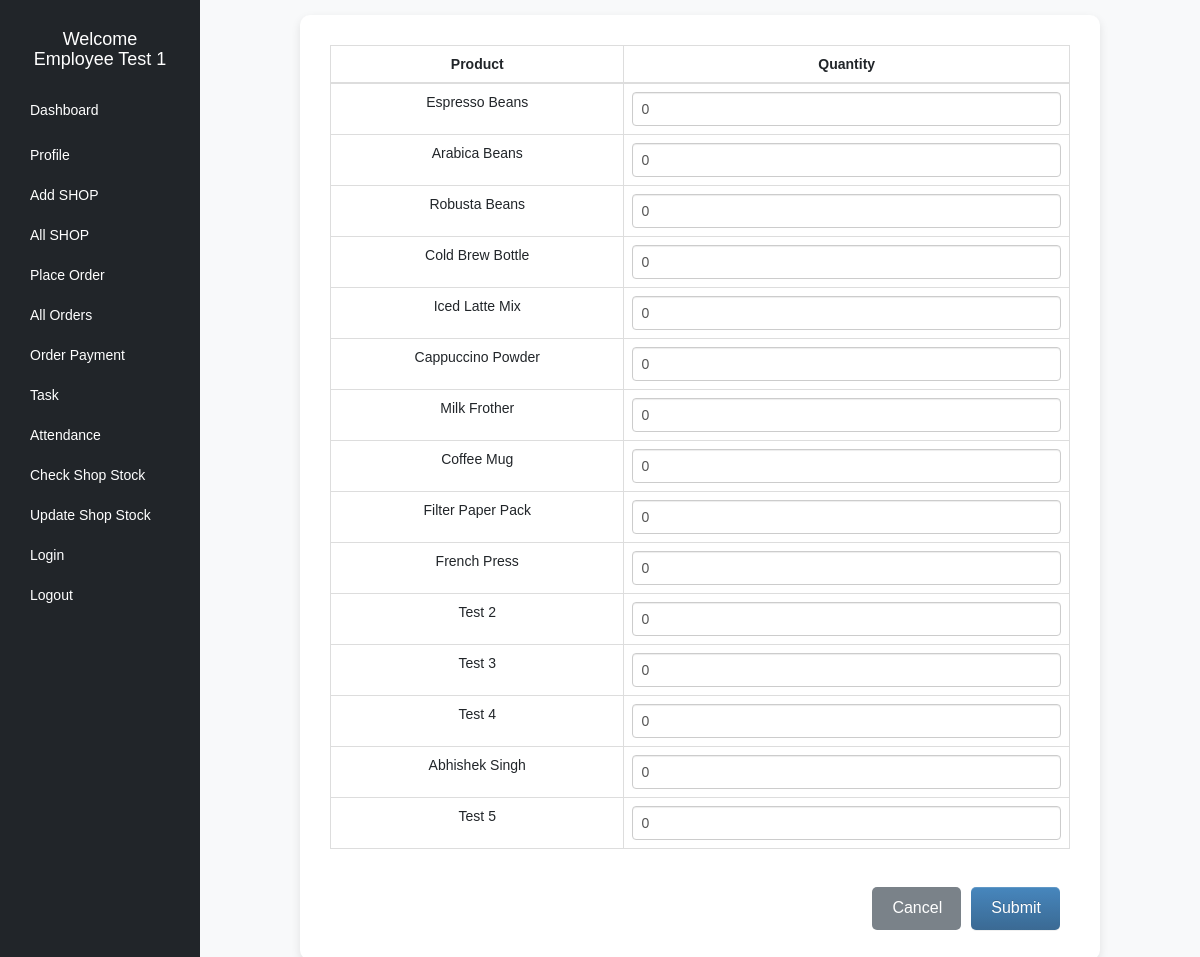
The app's page /insert_stock_form.php (signed in) with its own data.
### tables this page shows
CREATE TABLE `products` (
  `id` int(11) NOT NULL,
  `name` varchar(100) DEFAULT NULL,
  `sku` varchar(50) DEFAULT NULL,
  `price` decimal(10,2) DEFAULT NULL,
  `is_deleted` int(10) NOT NULL DEFAULT 1
);

### insert_stock_form.php (the view, shortened to what this page needs)
<?php
$conn = mysqli_connect("localhost", "root", "", "test");
$shop_id = $_SESSION['shop_id'] ?? 0;
$result = mysqli_query($conn, "SELECT p.id AS product_id, p.name, COALESCE(s.quantity, 0) AS quantity
    FROM products p
    LEFT JOIN stock s ON s.product_id = p.id AND s.shop_id = $shop_id");
?>
<!DOCTYPE html>
<html lang="en">
<head>
    <?php include "head.php"; ?>
</head>
<body>
<div class="container-fluid">
    <div class="row">
        <?php include "sidebar.php"; ?>
        <main class="col-md-10 py-4">
            <form id="geoForm">
                <table class="table table-bordered">
                    <thead>
                        <tr>
                            <th>Product</th>
                            <th>Quantity</th>
                        </tr>
                    </thead>
                    <tbody>
                        <?php while ($row = mysqli_fetch_assoc($result)) { ?>
                            <tr>
                                <td>
                                    <?= htmlspecialchars($row['name']) ?>
                                </td>
                                <td>
                                    <input type="number" name="quantities[]" value="<?= $row['quantity'] ?>" min="0" class="form-control">
                                </td>
                            </tr>
                        <?php } ?>
                    </tbody>
                </table>
                <div class="clearfix mt-3">
                    <button type="button" onclick="location.href='shop_stock_update.php'" class="btn btn-secondary">Cancel</button>
                    <button type="button" class="btn btn-primary" onclick="submitWithLocation()">Submit</button>
                </div>
            </form>
        </main>
    </div>
</div>
</body>
</html>

### head.php (shortened to what this page needs)
<link href="https://cdn.jsdelivr.net/npm/bootstrap@5.1.3/dist/css/bootstrap.min.css" rel="stylesheet">
<link rel="stylesheet" href="https://cdn.jsdelivr.net/npm/bootstrap@3.3.7/dist/css/bootstrap.min.css">
<link rel="stylesheet" href="https://cdn.jsdelivr.net/npm/bootstrap@3.3.7/dist/css/bootstrap-theme.min.css">
<link rel="stylesheet" href="https://cdn.datatables.net/1.13.6/css/jquery.dataTables.min.css">

### sidebar.php
<nav id="sidebar" class="col-md-2 bg-dark text-white py-4">
     <h4 class="text-center"><a href="#" class="nav-link text-white">Welcome <?php echo $_SESSION['name']; ?></a></a></h4>
     <ul class="nav flex-column">
       <li class="nav-item"><a href="dashboard.php" class="nav-link text-white py-4">Dashboard</a></li>
       <li class="nav-item"><a href="profile.php" id="profile-data"  class="nav-link text-white">Profile</a></li>
       <li class="nav-item"><a href="addnewdealer.php" id="profile-data"  class="nav-link text-white">Add SHOP</a></li>
       <li class="nav-item"><a href="all_shop.php" id="profile-data"  class="nav-link text-white">All SHOP</a></li>
       <li class="nav-item"><a href="place_order.php" id="profile-data"  class="nav-link text-white">Place Order</a></li>
       <li class="nav-item"><a href="all_orders.php" id="profile-data"  class="nav-link text-white">All Orders</a></li>
       <li class="nav-item"><a href="order_payment.php" id="profile-data"  class="nav-link text-white">Order Payment</a></li>
       <li class="nav-item"><a href="task.php" id="profile-data"  class="nav-link text-white">Task</a></li>
       <li class="nav-item"><a href="attendance.php" id="profile-data"  class="nav-link text-white">Attendance</a></li>
       <li class="nav-item"><a href="shop_stock.php" id="profile-data"  class="nav-link text-white">Check Shop Stock</a></li>
       <li class="nav-item"><a href="shop_stock_update.php" id="profile-data"  class="nav-link text-white">Update Shop Stock</a></li>
       <li class="nav-item"><a href="login.php" class="nav-link text-white">Login</a></li>
       <li class="nav-item"><a href="logout.php" class="nav-link text-white">Logout</a></li>
     </ul>
   </nav>

### head.php (style rules this page uses)
* { box-sizing: border-box; font-family: Arial, sans-serif; }
body { margin: 0; padding: 0; }
button { text-align: center; margin: 10px; float: right; background-color: rgb(71, 97, 211); color: white; padding: 14px 20px; margin: 8px 0; border: none; cursor: pointer; width: 12%; opacity: 0.9; }
.clearfix::after { content: ""; clear: both; display: table; }
#sidebar { min-height: 100vh; }

### insert_stock_form.php (style rules this page uses)
body { font-family: 'Segoe UI', Tahoma, Geneva, Verdana, sans-serif; background-color: #f8f9fa; margin: 0; padding: 0; }
main { display: flex; justify-content: center; align-items: flex-start; padding: 30px; }
#geoForm { display: flex; flex-direction: column; width: 100%; max-width: 800px; background: white; padding: 30px; border-radius: 10px; box-shadow: 0 4px 10px rgba(0, 0, 0, 0.1); }
table { width: 100%; border-collapse: collapse; margin-bottom: 20px; }
th, td { text-align: center; padding: 10px; border: 1px solid #dee2e6; }
input.form-control { width: 100%; padding: 8px; border: 1px solid #ccc; border-radius: 4px; }
.clearfix { display: flex; justify-content: flex-end; gap: 10px; }
.btn { padding: 10px 20px; font-size: 16px; border-radius: 5px; cursor: pointer; border: none; }
.btn-primary { background-color: #007bff; color: white; }
.btn-secondary { background-color: #6c757d; color: white; }

### records on screen
products: name "Espresso Beans", quantity "0"
products: name "Arabica Beans", quantity "0"
products: name "Robusta Beans", quantity "0"
products: name "Cold Brew Bottle", quantity "0"
products: name "Iced Latte Mix", quantity "0"
products: name "Cappuccino Powder", quantity "0"
products: name "Milk Frother", quantity "0"
products: name "Coffee Mug", quantity "0"
products: name "Filter Paper Pack", quantity "0"
products: name "French Press", quantity "0"
products: name "Test 2", quantity "0"
products: name "Test 3", quantity "0"
products: name "Test 4", quantity "0"
products: name "Abhishek Singh", quantity "0"
products: name "Test 5", quantity "0"

### other values on screen
$_SESSION['name'] "Employee Test 1"
